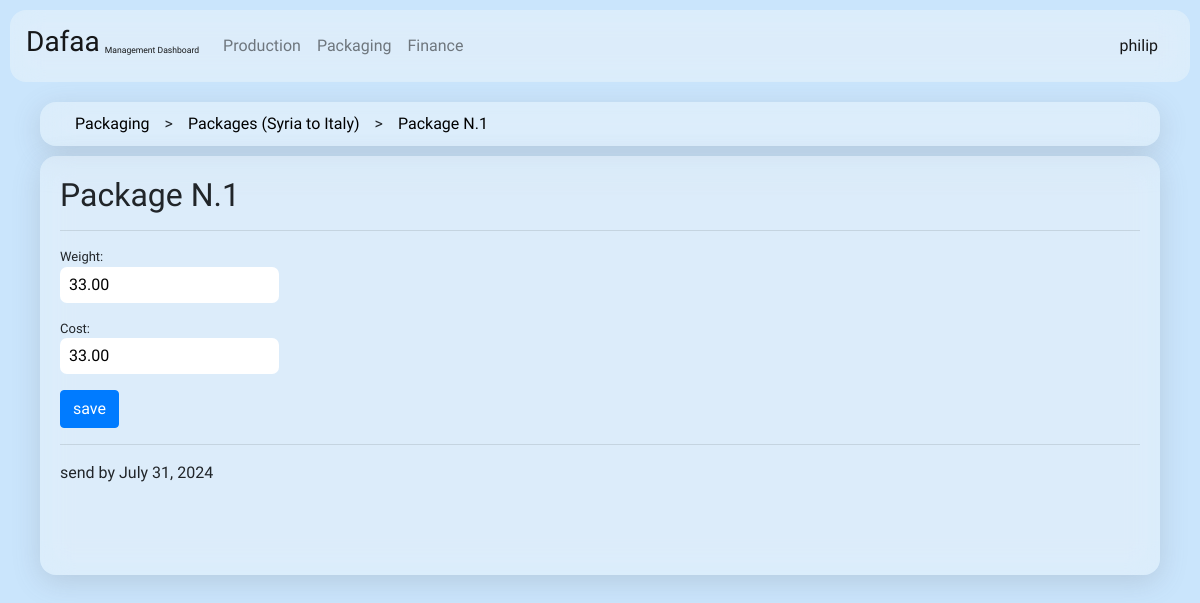
/packaging/edit_package_s2i/1/ (signed in), run on an earlier commit of the app's database.
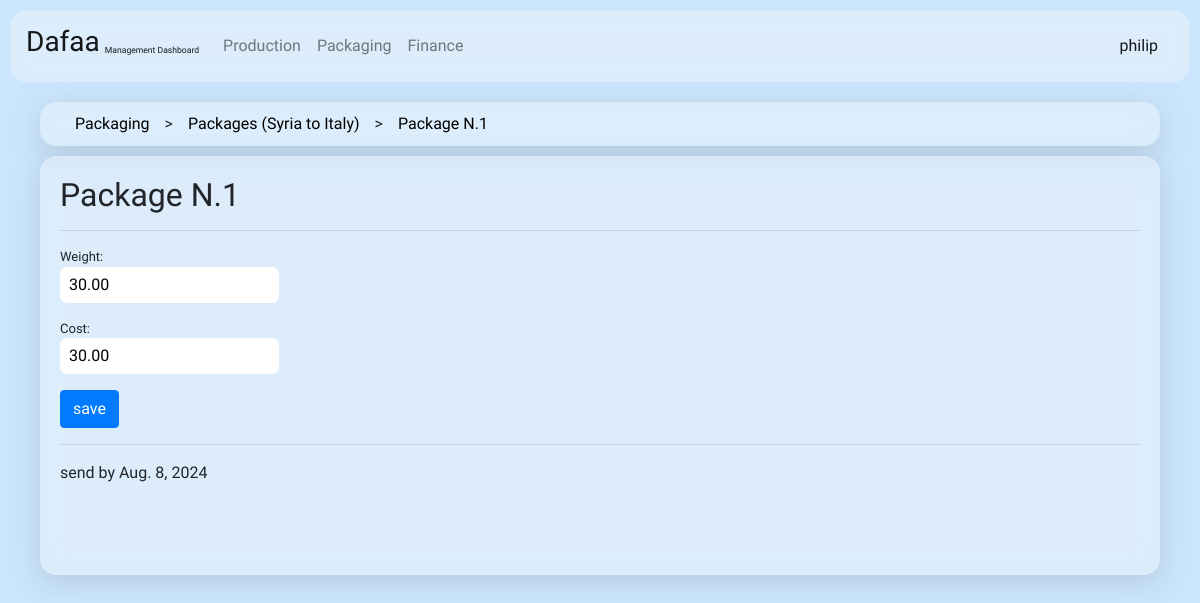
And on a later commit of the database.
### product_packaging/models.py (models this page shows, shortened)
class Package_S2I(models.Model):
    send_by     = models.DateField(null=True, blank=True)
    weight      = models.DecimalField(max_digits=10, decimal_places=2)
    cost        = models.DecimalField(max_digits=10, decimal_places=2)
    send        = models.BooleanField(default=False)
    def __str__(self) -> str:
        return "Package N."+ str(self.pk)

### product_packaging/views.py (the view, shortened to what this page needs)
# urls.py: path('edit_package_s2i/<int:package_id>/',  edit_package_s2i,               name='edit_package_s2i'),
@user_passes_test(lambda user: user.is_superuser)
def edit_package_s2i(request, package_id):
    package = Package_S2I.objects.get(pk = package_id)
    edit_form = PackageS2IForm(instance=package)
    return render(request, 'packaging/edit_package_s2i.html', {'edit_form': edit_form, 'package':package})

### product_packaging/forms.py
class PackageS2IForm(forms.ModelForm):
    class Meta:
        model = Package_S2I
        fields = ['weight','cost']

### dafaa/templates/packaging/edit_package_s2i.html (shortened to what this page needs)
{% extends "admin_base.html" %}
{% block content %}
<div class="container">
  <div class="row">
    <div class="col-12 dashboard-outline-block">
      <div class="page-path">
        <a href="{% url 'packaging_dashboard' %}">Packaging</a>
        >
        <a href="{% url 'package_group_management_view' %}">Packages (Syria to Italy)</a>
        >
        <a href="{% url 'edit_package_s2i' package.pk  %}">{{ package }}</a>
      </div>
      <div class="dashboard-inner-block">
        <h2>{{ package }}</h2>
        <hr />
        <form class="django-form" method="post" enctype="multipart/form-data">
          {% csrf_token %} {{ edit_form.as_p }}
          <button class="btn btn-primary" type="submit" name="submit_type" value="save">save</button>
          <hr>
          {% if not package.send %}
            <button class="btn btn-success" type="submit" name="submit_type" value="set_as_send">
                set as send
            </button>
          {% else %}
            <p>send by {{ package.send_by }}</p>
          {% endif %}
        </form>
      </div>
    </div>
  </div>
</div>
{% endblock %}

What changed in the data, as far as the page shows it:
changed Package_S2I "Package N.1": send_by "July 31, 2024" → "Aug. 8, 2024"
Also different on the page:
form field weight: "33.00" → "30.00"
form field cost: "33.00" → "30.00"
